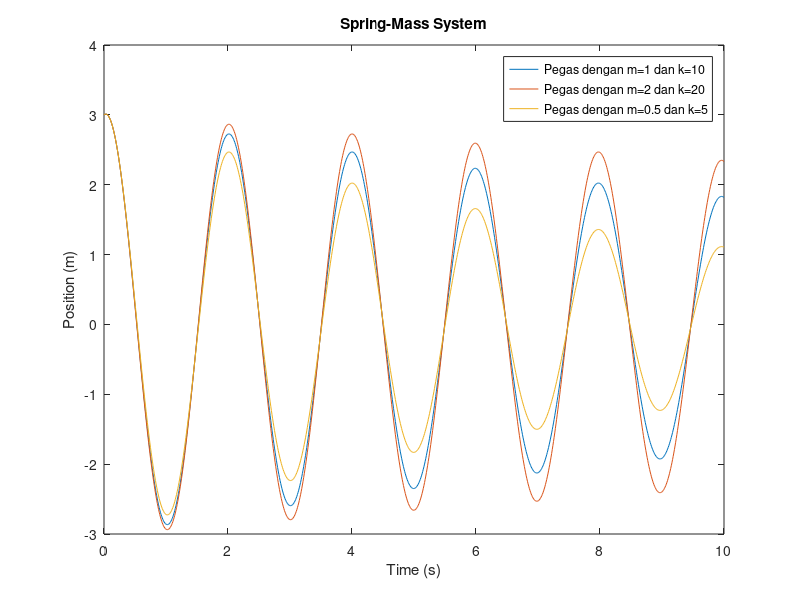

This figure's MATLAB source:
% Parameters
m1 = 1;          % mass of the object 1 (kg)
k1 = 10;         % spring constant (N/m)
b = 0.1;        % damping coefficient (N.s/m)
m2 = 2;         % mass of the object 2 (kg)
k2 = 20;        % spring constant 2 (N/m)
m3 = 0.5;       % mass of the object 3 (kg)
k3 = 5;         % spring constant 3 (N/m)
% Initial conditions
x0 = 3;       % initial position (m)
v0 = 1;         % initial velocity (m/s)

% Time vector
tspan = [0 10]; % simulation time span (s)
dt = 0.01;      % time step (s)
t = tspan(1):dt:tspan(2);

% Simulation Spring 1
x1 = zeros(size(t)); % position
v = zeros(size(t)); % velocity
x1(1) = x0;
v(1) = v0;
for i = 2:length(t)
    F = -k1*x1(i-1) - b*v(i-1); % force
    a = F/m1;                  % acceleration
    v(i) = v(i-1) + a*dt;     % velocity
    x1(i) = x1(i-1) + v(i)*dt;  % position
end

% Simulation Spring 2
x2 = zeros(size(t)); % position
v = zeros(size(t)); % velocity
x2(1) = x0;
v(1) = v0;
for i = 2:length(t)
    F = -k2*x2(i-1) - b*v(i-1); % force
    a = F/m2;                  % acceleration
    v(i) = v(i-1) + a*dt;     % velocity
    x2(i) = x2(i-1) + v(i)*dt;  % position
end

% Simulation Spring 3
x3 = zeros(size(t)); % position
v = zeros(size(t)); % velocity
x3(1) = x0;
v(1) = v0;
for i = 2:length(t)
    F = -k3*x3(i-1) - b*v(i-1); % force
    a = F/m3;                  % acceleration
    v(i) = v(i-1) + a*dt;     % velocity
    x3(i) = x3(i-1) + v(i)*dt;  % position
end

% Plot results
plot(t, x1);
hold on
plot(t,x2);
hold on
plot(t,x3);
legend('Pegas dengan m=1 dan k=10','Pegas dengan m=2 dan k=20','Pegas dengan m=0.5 dan k=5')
xlabel('Time (s)');
ylabel('Position (m)');
title('Spring-Mass System');
